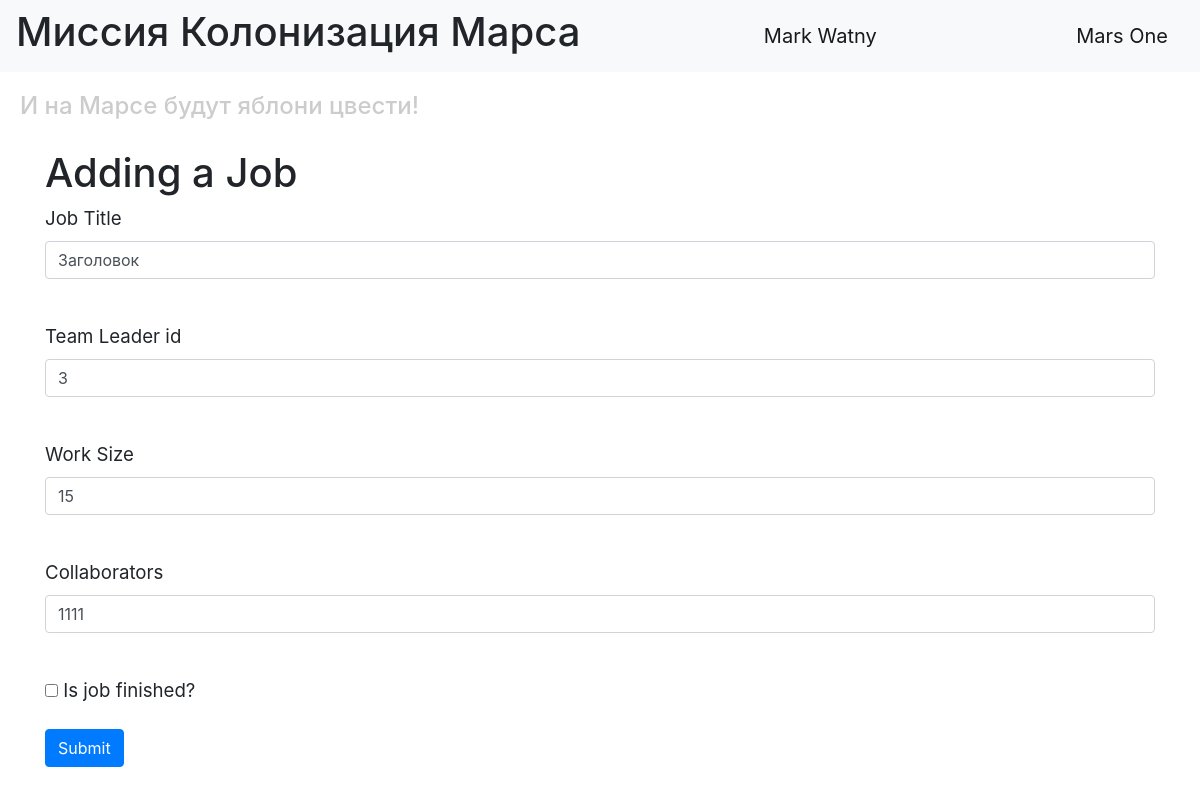
Screenshot of /editjob/9 (signed in) with the database file from the repository.
### data/users.py (models this page shows, shortened)
class User(SqlAlchemyBase, UserMixin, SerializerMixin):
    __tablename__ = 'users'
    id = sqlalchemy.Column(sqlalchemy.Integer, primary_key=True, autoincrement=True)
    surname = sqlalchemy.Column(sqlalchemy.String, nullable=True)
    name = sqlalchemy.Column(sqlalchemy.String, nullable=True)
    age = sqlalchemy.Column(sqlalchemy.Integer, nullable=True)
    position = sqlalchemy.Column(sqlalchemy.String, nullable=True)
    speciality = sqlalchemy.Column(sqlalchemy.String, nullable=True)
    address = sqlalchemy.Column(sqlalchemy.String, nullable=True)
    email = sqlalchemy.Column(sqlalchemy.String, index=True, unique=True, nullable=True)
    hashed_password = sqlalchemy.Column(sqlalchemy.String, nullable=True)
    modifed_date = sqlalchemy.Column(sqlalchemy.DateTime, default=datetime.datetime.now)
    departments = orm.relation('Departments', back_populates='user')
    jobs = orm.relation("Jobs", back_populates='user')

### data/jobs.py (models this page shows, shortened)
class Jobs(SqlAlchemyBase, SerializerMixin):
    __tablename__ = 'jobs'
    id = sqlalchemy.Column(sqlalchemy.Integer, primary_key=True)
    job = sqlalchemy.Column(sqlalchemy.String, nullable=True)
    work_size = sqlalchemy.Column(sqlalchemy.Integer, nullable=True, default=0)
    collaborators = sqlalchemy.Column(sqlalchemy.String, nullable=True)
    start_date = sqlalchemy.Column(sqlalchemy.String, default=datetime.datetime.now)
    end_date = sqlalchemy.Column(sqlalchemy.String, default=datetime.datetime.now)
    is_finished = sqlalchemy.Column(sqlalchemy.Boolean, default=True)
    team_leader = sqlalchemy.Column(sqlalchemy.Integer, sqlalchemy.ForeignKey("users.id"))
    user = orm.relation('User')

### main.py (the view, shortened to what this page needs)
@app.route('/editjob/<int:job_id>', methods=['GET', 'POST'])
@login_required
def editjob(job_id):
    add_form = AddJobForm()
    if request.method == "GET":
        db_sess = db_session.create_session()
        if current_user.id == 1:
            jobs = db_sess.query(Jobs).filter(Jobs.id == job_id,
                                              ).first()
        else:
            jobs = db_sess.query(Jobs).filter(Jobs.id == job_id,
                                              Jobs.user == current_user
                                              ).first()
        if jobs:
            add_form.job.data = jobs.job
            add_form.team_leader.data = jobs.team_leader
            add_form.work_size.data = jobs.work_size
            add_form.collaborators.data = jobs.collaborators
            add_form.is_finished.data = jobs.is_finished
        else:
            abort(404)
    return render_template('addjob.html',
                           title='Редактирование новости',
                           form=add_form
                           )

### data/add_job.py
class AddJobForm(FlaskForm):
    job = StringField('Job Title', validators=[DataRequired()])
    team_leader = IntegerField('Team Leader id', validators=[DataRequired()])
    work_size = StringField('Work Size', validators=[DataRequired()])
    collaborators = StringField('Collaborators', validators=[DataRequired()])
    is_finished = BooleanField('Is job finished?')
    submit = SubmitField('Submit')

### data/db_session.py (called while the page is built)
def create_session() -> Session:
    global __factory
    return __factory()

### main.py (called while the page is built)
@login_manager.user_loader
def load_user(user_id):
    db_sess = db_session.create_session()
    return db_sess.query(User).get(user_id)

### templates/addjob.html (shortened to what this page needs)
{% extends "base.html" %}
{% block content %}
<h1>Adding a Job</h1>
<form action="" method="post">
    <p>
        {{ form.job.label }}<br>
        {{ form.job(class="form-control") }}<br>
    </p>
    <p>
        {{ form.team_leader.label }}<br>
        {{ form.team_leader(class="form-control") }}<br>
    </p>
    <p>
        {{ form.work_size.label }}<br>
        {{ form.work_size(class="form-control") }}<br>
    </p>
    <p>
        {{ form.collaborators.label }}<br>
        {{ form.collaborators(class="form-control") }}<br>
    </p>
    <p>{{ form.is_finished() }} {{ form.is_finished.label }}</p>
    <p>{{ form.submit(type="submit", class="btn btn-primary") }}</p>
</form>
{% endblock %}

### templates/base.html (shortened to what this page needs)
<!DOCTYPE html>
<html lang="en">
<head>
    <link rel="stylesheet" href="https://stackpath.bootstrapcdn.com/bootstrap/4.4.1/css/bootstrap.min.css"
>
    <link rel="stylesheet" type="text/css" href="../static/css/style.css"/>
</head>
<body>
<header>
    <nav class="navbar navbar-light bg-light">
        <h1>Миссия Колонизация Марса</h1>
        {% if current_user.is_authenticated %}
        <a class="navbar-brand" href="/logout">{{ current_user.name }} {{ current_user.surname }}</a>
        {% else %}
        <p>
            <a class="btn btn-primary " href="/register">Register</a>
            <a class="btn btn-success" href="/login">Log in</a>
        </p>
        {% endif %}
        <a class="navbar-brand" href="#">Mars One</a>
    </nav>
    <h4>И на Марсе будут яблони цвести!</h4>
</header>
<main role="main" class="container">
    {% block content %}{% endblock %}
</main>
</body>
</html>

### static/css/style.css (style rules this page uses)
h4 { color: #cccccc; padding: 20px; }
p { font-size: 14pt; }

### rows the page displays
User: name "Mark", surname "Watny"
Jobs: job "Заголовок", team_leader "3", work_size "15", collaborators "1111"
